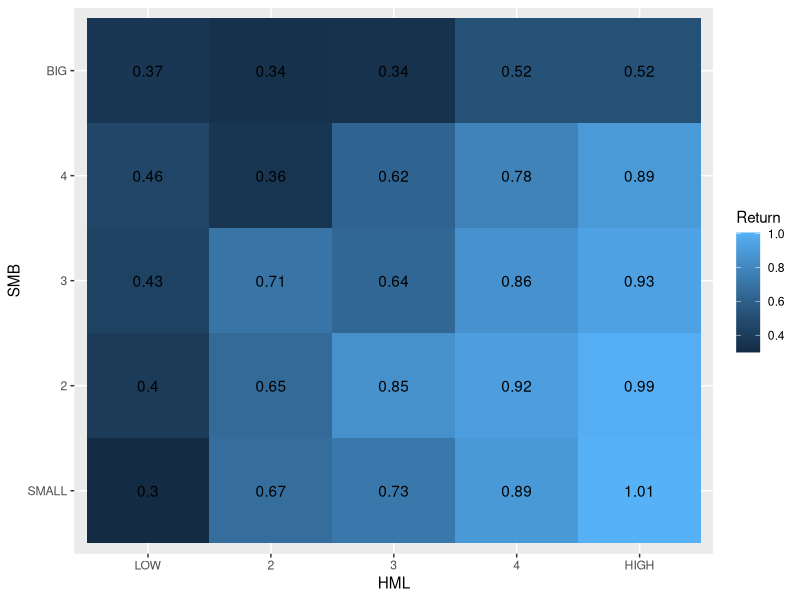
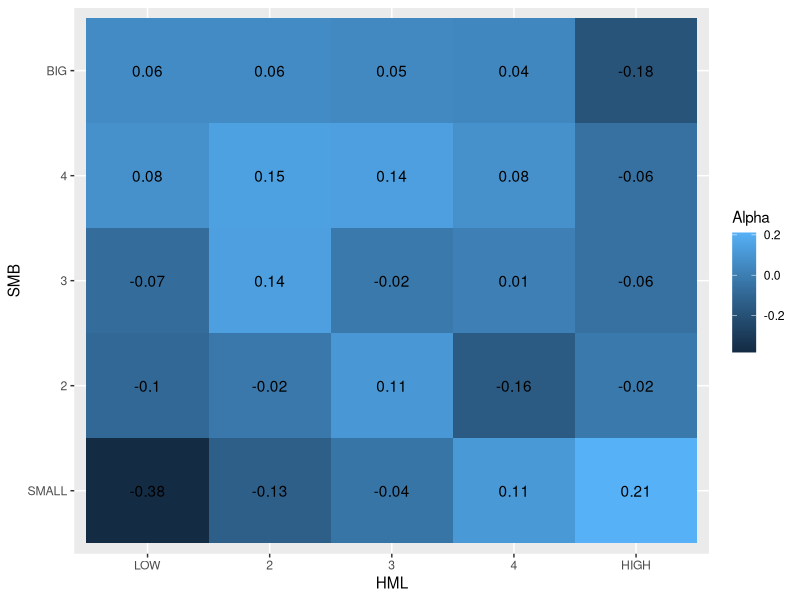
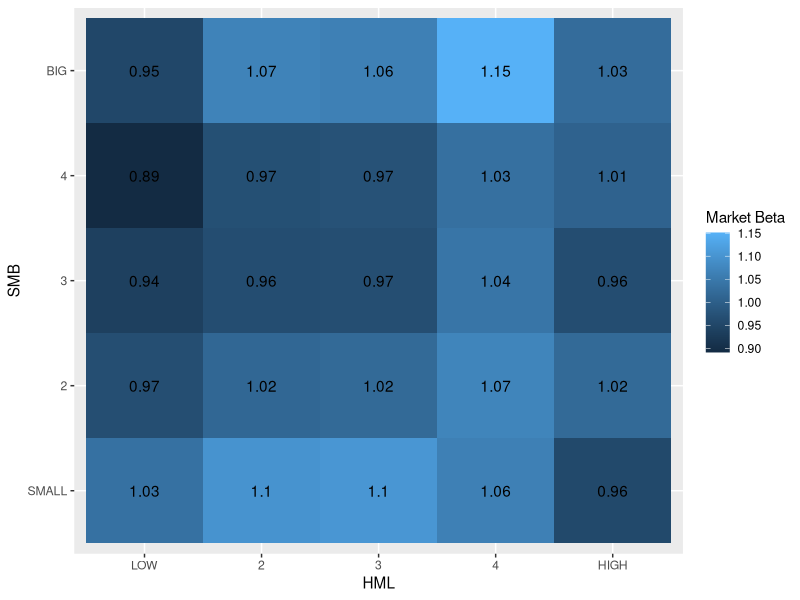
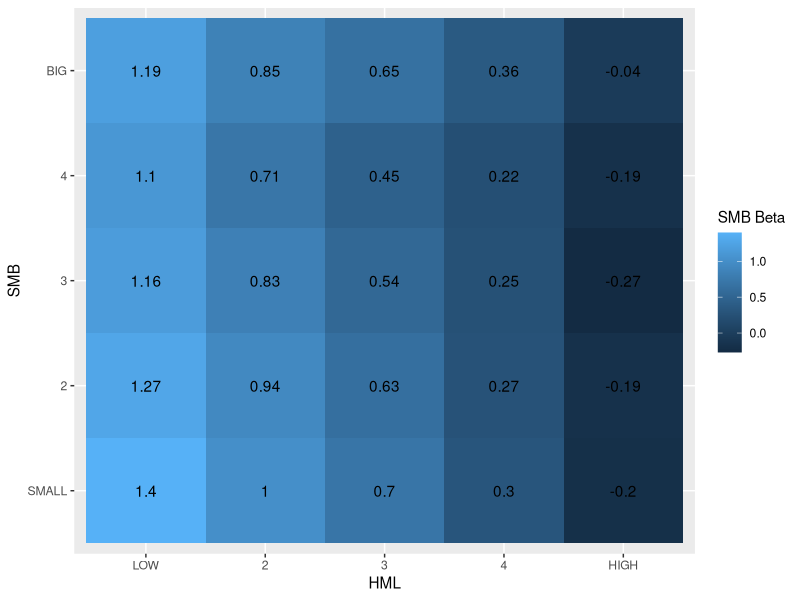
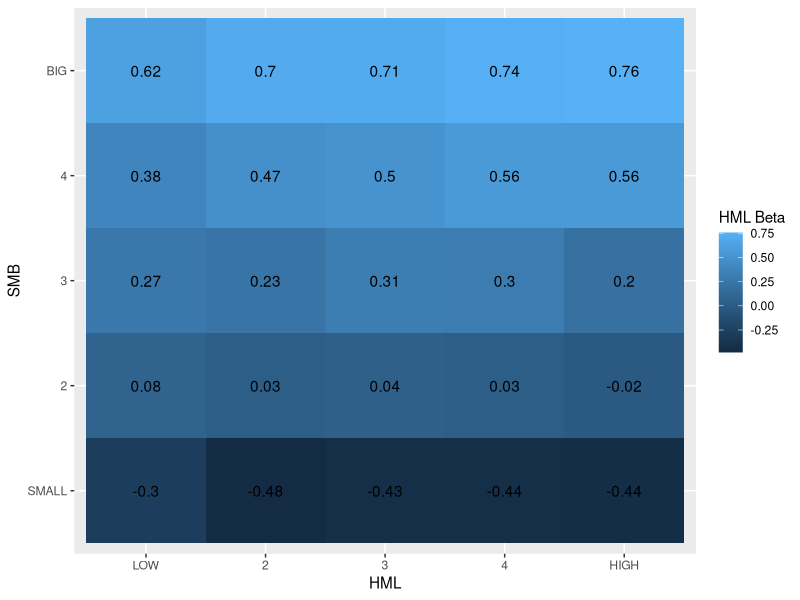

R code for these plots, in order:
##################################################################
#                                                                #
#     Replication of the Fama French Three Factor Model          #
#                                                                #
##################################################################

#1# Data preparation

library(quantmod)
library(xts)
library(ggplot2)
library (readxl)

# FF3 is the monthly data collection of the three factors from 1963/07 to 1991/12
FF3 = read_excel ("Data/FF3_196307-199112.xlsx")

# P25 is value-weighted 5*5 portfolios from 1963/07 to 1991/12
P25 = read_excel ("Data/FF3_25_ValueWeighted.xlsx")


#2# Read regression factors

# Unlist: convert the data into vector format
rmrf = unlist (FF3[, 2])
smb  = unlist (FF3[, 3])
hml  = unlist (FF3[, 4])
rf   = unlist (FF3[, 5])
ri   = unlist (P25[, 2])
rirf = unlist (ri-rf) 
rirf 


#3# Start batch regressing 25 portfolios 

results = list ()

# Data starts from the 2nd col of P25
for (i in 1: (ncol (P25) - 1)) { 
  rirf = unlist (P25[, i + 1]) - rf   
     y = lm (rirf ~ rmrf + smb + hml)
  results [[i]] = summary (y)
}

# Set up empty vectors

betas      = vector ()
std.errors = vector ()
t.values   = vector ()
R.squareds = vector ()

# Save all betas' regression results

for (i in 1: (ncol (P25) - 1)) {
       betas = cbind (betas, results[[i]]$coefficients[, 1])
  std.errors = cbind (std.errors,results[[i]]$sigma)
    t.values = cbind (t.values, results[[i]]$coefficients[, 3])
  R.squareds = cbind (R.squareds, results[[i]]$adj.r.squared)
}

# Give names
colnames (betas) = colnames (P25)[-1]


#4# Resize the output to 5x5 format like Fama French paper
resize = function (x) {
  return (matrix (x, nrow=5, byrow = TRUE, 
                  dimnames = list (c ("SMALL", "2", "3", "4", "BIG"), c ("LOW", "2", "3", "4", "HIGH"))))
}

# Resize alpha (intercept)
alpha = resize (betas[1, ])
alpha

# Resize beta
market.beta = resize (betas[2, ])
SMB.beta    = resize (betas[3, ])
HML.beta    = resize (betas[4, ])

# Display betas
market.beta
SMB.beta
HML.beta

# Resize t-stats
market.t = resize (t.values[2,])
SMB.t    = resize (t.values[3,])
HML.t    = resize (t.values[4,])
market.t

# Resize R-squareds
resize (R.squareds)
resize (std.errors)

# Create a table with all coefficients and t statistics
coef.t = cbind (rbind (alpha, market.beta, SMB.beta, HML.beta), 
                 rbind (resize (t.values[1,]), market.t, SMB.t, HML.t))
View (coef.t)


# heat map
heat.plot = function(df, legend.label = "Return"){
  # prepare data into 25 rows vector
  plot.data        = expand.grid(HML = c("LOW", "2", "3", "4", "HIGH"),
                            SMB = c("SMALL", "2", "3", "4", "BIG"))
  plot.data$Return = matrix(df, nrow = 25)

  # plot
  ggplot(data = plot.data, aes(x = HML, y = SMB, fill = Return)) + 
    geom_tile() + 
    geom_text(aes(label=round(Return, digits = 2))) + 
    labs(fill = legend.label)
}

# mean excess return of the 25 FF portfolios
heat.plot(colMeans(P25[,-1] - FF3$RF))

heat.plot(alpha,       "Alpha")
heat.plot(market.beta, "Market Beta")
heat.plot(SMB.beta,    "SMB Beta")
heat.plot(HML.beta,    "HML Beta")

